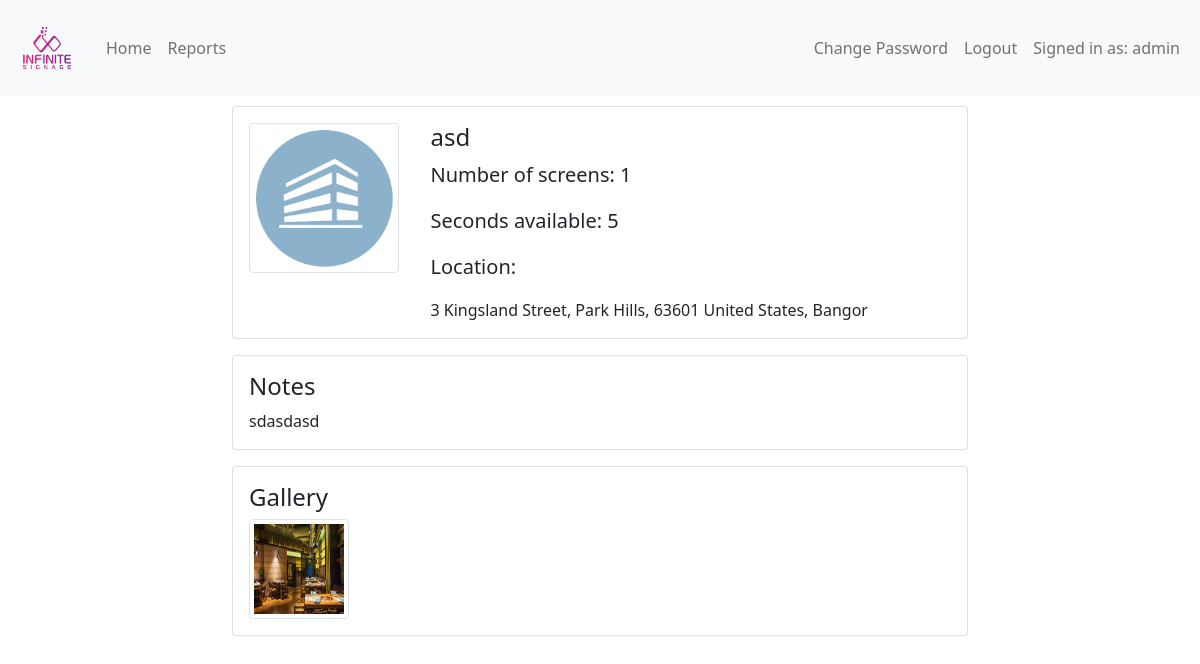
/business_details/1 (signed in), run on the app's committed database.
### signage/models.py (models this page shows, shortened)
class User(AbstractUser):
    pass

class Business(models.Model):
    name = models.CharField(max_length=100, blank=False, null=False)
    email = models.EmailField()
    contact_name = models.CharField(max_length=50)
    phone_number = PhoneNumberField(blank=False)
    loop_length = models.IntegerField(default=0)
    number_of_screens = models.IntegerField(default=0)
    notes = models.TextField()
    salesman = models.ForeignKey(User, on_delete=models.CASCADE, related_name="businesses")
    logo = models.ImageField(upload_to = "logos", blank=True, default="logos/business_default_logo.png")
    class Meta:
        verbose_name_plural = "businesses"

class Location(models.Model):
    address = models.TextField()
    city = models.ForeignKey(City, on_delete=models.CASCADE, related_name="locations")
    business = models.ForeignKey(Business, on_delete=models.CASCADE, related_name="locations")

class City(models.Model):
    name = models.CharField(max_length=20)
    population = models.BigIntegerField()
    class Meta:
        verbose_name_plural = "cities"

class Picture(models.Model):
    name = models.CharField(max_length=100, default="")
    image = models.ImageField(upload_to = "BusinessPictures", blank=False, default="BusinessPictures/business_default.png")
    business = models.ForeignKey(Business, on_delete=models.CASCADE, related_name="pictures")

### signage/views.py (the view)
# urls.py: path("business_details/<str:business_id>", views.business_details, name="business_details"),
def business_details(request, business_id):
    if not request.user.is_authenticated:
        return HttpResponseRedirect(reverse('login_user'))
    business = Business.objects.filter(id=business_id).first()
    images = Picture.objects.filter(business__id=business_id)
    locations = Location.objects.filter(business__id=business_id)
    return render(request, "signage/business_details.html", {"business": business, "images": images, "locations": locations})

### signage/templates/signage/business_details.html (shortened to what this page needs)
{% extends "signage/base.html"%}
{% block content%}
<div class="container">
    <div class="row">
        <div class="col-sm-2">
        </div>
        <div class="col-sm-8">
            <div class="card mb-3">
                <div class="card-body">
                    <div class="row">
                        <div class="col-sm-3">
                            <img src="{{ business.logo.url }}" class="img-thumbnail" style="width: 150px; height: 150px"/>
                        </div>
                        <div class="col-sm-9">
                            <h4 class="card-title">{{business.name}}</h4>
                            <p class="lead">Number of screens: {{business.number_of_screens}}</p>
                            <p class="lead">Seconds available: {{business.loop_length}}</p>
                            <p class="lead">Location:</p>
                            {% for loc in locations %}
                                {{loc.address}},
                                {{loc.city.name}}
                            {% endfor %}
                        </div>
                    </div>
                  </div>
            </div>
            <div class="card mb-3">
                <div class="card-body">
                    <h4 class="card-title">Notes</h4>
                    <div>
                        {{business.notes}}
                    </div>
                  </div>
            </div>
            {% if images %}
            <div class="card">
                <div class="card-body">
                    <h4 class="card-title">Gallery</h4>
                    {% for image in images %}
                    <a data-fslightbox="gallery" href="{{ image.image.url }}"><img src="{{  image.image.url }}" class="img-thumbnail" style="height:100px; width: 100px;"/></a>
                    {% endfor %}
                  </div>
            </div>
            {% endif %}
        </div>
        <div class="col-sm-2">
        </div>
    </div>
</div>
{% endblock %}
{% block javascript %}
{% load static %}
{% endblock %}

### signage/templates/signage/base.html (shortened to what this page needs)
{% load static %}
<!DOCTYPE html>
<html lang="en">
<head>
    <link href="https://cdn.jsdelivr.net/npm/bootstrap@5.0.2/dist/css/bootstrap.min.css" rel="stylesheet"
>
    <link rel="stylesheet" href="{% static 'signage/css/main.css'%}">
</head>
<body>
    <nav class="navbar navbar-expand-lg navbar-light bg-light">
        <div class="container-fluid">
            <a class="navbar-brand" href="#">
                <img src="{% static 'signage/infinite_signage.png'%}" alt="infinite signage logo" width="70" height="70">
            </a>
            <div class="collapse navbar-collapse" id="navbarSupportedContent">
                <ul class="navbar-nav me-auto mb-2 mb-lg-0">
                    {% if not request.user.is_authenticated %}
                    <li class="nav-item">
                        <a href="{% url 'login_user' %}" class="nav-link">Login</a>
                    </li>
                    <li class="nav-item">
                        <a href="{% url 'register_user' %}" class="nav-link">Register</a>
                    </li>
                    {% else %}
                    <li class="nav-item">
                        <a href="{% url 'index' %}" class="nav-link">Home</a>
                    </li>
                    <li class="nav-item">
                        <a href="{% url 'report' %}" class="nav-link">Reports</a>
                    </li>
                    {% endif %}
                </ul>
                <div class="d-flex">
                    {% if request.user.is_authenticated %}
                    <ul class="navbar-nav">
                        <li class="nav-item">
                            <a href="{% url 'password_change' %}" class="nav-link">Change Password</a>
                        </li>
                        <li class="nav-item">
                            <a href="{% url 'logout_user' %}" class="nav-link">Logout</a>
                        </li>
                        <li class="nav-item">
                            <a href="#" class="nav-link">Signed in as: {{ request.user.email|default:request.user.username }}</a>
                        </li>
                    </ul>
                    {% endif %}
                </div>
            </div>
        </div>
    </nav>
    {% block content %}{%endblock%}
</body>
</html>

### signage/static/signage/css/main.css (style rules this page uses)
.container { padding-top: 10px; }

### data on the page
User: user.email "admin"
Business: logo (placeholder picture), name "asd", number_of_screens "1", loop_length "5", notes "sdasdasd"
Location: address "3 Kingsland Street, Park Hills, 63601 United States", city.name "Bangor"
Picture: image (picture)
